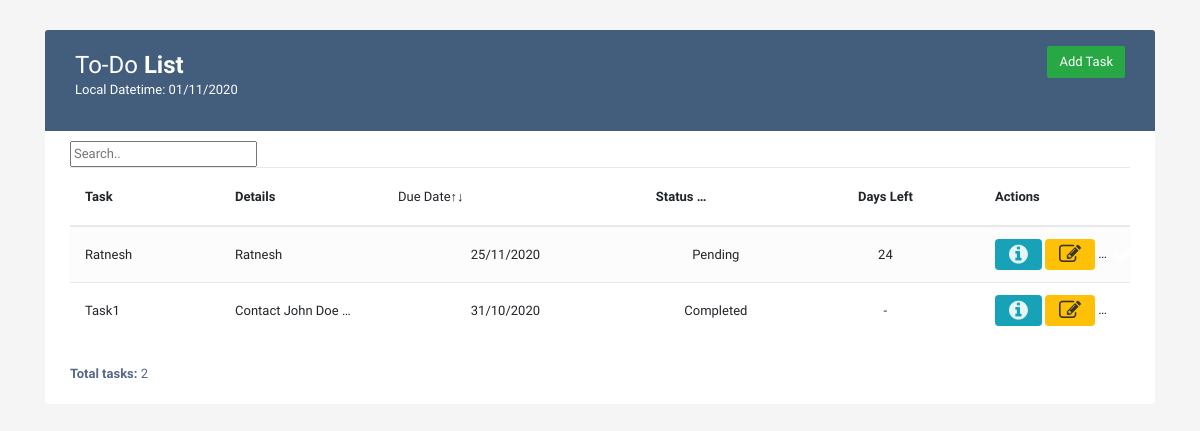
Before: /app with the older database file.
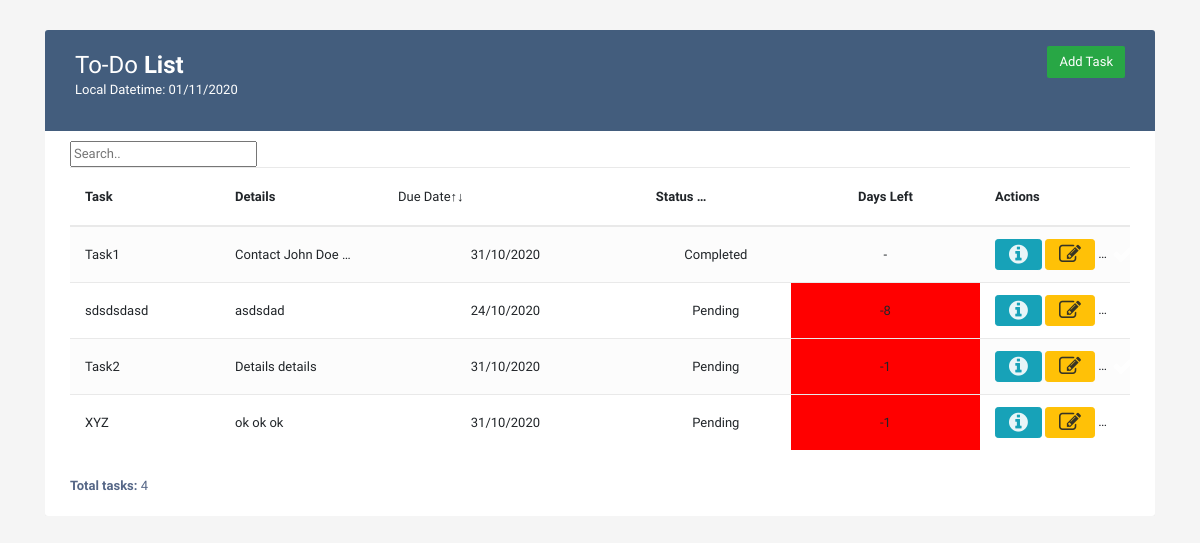
After: the same page with the newer database file.
### tables this page shows
CREATE TABLE "to_do" (
	"name"	TEXT NOT NULL UNIQUE,
	"details"	TEXT,
	"duedate"	TEXT NOT NULL,
	"status"	TEXT
);

### to_do_app.py (the view)
@app.route('/app')
def home_page():
    data = db_functions.get_all_tasks()
    updated_data =[]
    for task in data:
        updated_data.append(get_tasks_with_days_left(task))
    return render_template('to_do.html', data = updated_data)

### db_functions.py (called while the page is built)
def get_all_tasks():
    try:
        conn = sqlite3.connect(DB_PATH)
        c = conn.cursor()
        c.execute('select * from to_do')
        rows = c.fetchall()
        return rows
    except Exception as e:
        print('Error: ', e)
        return None

### to_do_app.py (called while the page is built)
def get_tasks_with_days_left(data):
    try:
        data_list = list(data)
        if data_list[3] == "Completed":
            data_list.append("-")
        else:
            current_date = datetime.date.today()
            task_duedate = datetime.datetime(int(data_list[2].split("-")[0]),int(data_list[2].split("-")[1]),int(data_list[2].split("-")[2])).date()
            data_list.append(str((task_duedate-current_date).days))
        data_list.append(data_list[2].split("-")[2]+"/"+data_list[2].split("-")[1]+"/"+data_list[2].split("-")[0])
        data = tuple(data_list)
        return data
    except Exception as e:
	    error = {"Error": "Issue while updating date on task"}
	    response = Response(json.dumps(error), mimetype='application/json')
	    return response

### templates/to_do.html (shortened to what this page needs)
<!DOCTYPE html>
<html lang="en">
<head>
<link rel="stylesheet" href="https://stackpath.bootstrapcdn.com/bootstrap/4.5.0/css/bootstrap.min.css">
<link href="https://maxcdn.bootstrapcdn.com/font-awesome/4.7.0/css/font-awesome.min.css" rel="stylesheet">
<link rel="stylesheet" href="https://maxcdn.bootstrapcdn.com/font-awesome/4.7.0/css/font-awesome.min.css">
</head>
<body>
<div class="container-xl">
	<div class="table-responsive">
		<div class="table-wrapper">
			<div class="table-title">
				<div class="row">
					<div class="col-sm-6">
						<h2>To-Do <b>List</b></h2>
						<p>Local Datetime: <span id="datetime"></span></p>
					</div>
					<div class="col-sm-6">
						<button class="btn btn-success" data-toggle="modal" data-target="#addtaskModal" title="Add Task" style="border:2;">Add Task</button>
					</div>
				</div>
			</div>
			<table id="dtBasicExample" class="table table-striped table-hover" class="sortable">
			    <input id="myInput" type="text" placeholder="Search.."">
				<thead>
					<tr>
						<th class="" style="width:230px">Task</th>
						<th class="" style="width:200px">Details</th>
						<th class=""><form action="/toggleSorting" method="GET"><button class="btn default" style="font-size: 13px;" type="submit">Due Date&#8593;&#8595;</button></form></th>
						<th class=""  style="width:180px">Status
						<select id="task_status" oninput="filterTable()">
  							<option>All</option>
						</select>
						</th>
						<th class="" style="text-align:center;">Days Left</th>
						<th class="" style="width:240px">Actions</th>
					</tr>
				</thead>
				<tbody>
				{% for row in data %}
					<tr>
					<td class="">{{ row[0] }}</td>
					<td class="">{{ row[1] }}</td>
					<td class=""  style="text-align:center;">{{ row[5] }}</td>
					<td class="" style="text-align:center;">{{ row[3] }}</td>
					{% if row[4]|int > 0 or row[4] == '-' %}
					     <td class="" style="text-align:center;">{{ row[4] }}</td>
					{% else %}
					     <td class="" style="text-align:center; background-color:red">{{ row[4] }}</td>
					{% endif %}
					<td>
					    {% if row[3] == 'Completed' %}
					        <button class="btn btn-info btn-sm" data-toggle="modal" data-target="#infoModal1" title="View Task"><i class="fa fa-info-circle fa-lg"></i></button>
					    {% else %}
					        <button class="btn btn-info btn-sm" data-toggle="modal" data-target="#infoModal" title="View Task"><i class="fa fa-info-circle fa-lg"></i></button>
					    {% endif %}
  						<button class="btn btn-warning btn-sm" data-toggle="modal" data-target="#editModal" title="Edit Task"><i class="fa fa-pencil-square-o fa-lg"></i></button>
					    <button class="btn btn-success btn-sm done-button title="Mark Task Complete"><i class="fa fa-check fa-lg"></i></button>
					</td>
					</tr>
				{% endfor %}
				</tbody>
			</table>
			<div class="clearfix">
				<div class="hint-text"><b>Total tasks: </b>{{ data|length }}</div>
			</div>
</body>
</html>

### templates/to_do.html (style rules this page uses)
body { color: #566787; background: #f5f5f5; font-family: 'Varela Round', sans-serif; font-size: 13px; }
.table-responsive { margin: 30px 0; }
.table-wrapper { background: #fff; padding: 20px 25px; border-radius: 3px; min-width: 1000px; box-shadow: 0 1px 1px rgba(0,0,0,.05); }
.table-title { padding-bottom: 15px; background: #435d7d; color: #fff; padding: 16px 30px; min-width: 100%; margin: -20px -25px 10px; border-radius: 3px 3px 0 0; }
.table-title h2 { margin: 5px 0 0; font-size: 24px; }
.table-title .btn { color: #fff; float: right; font-size: 13px; border: none; min-width: 50px; border-radius: 2px; border: none; outline: none !important; margin-left: 10px; }
table.table tr th, table.table tr td { border-color: #e9e9e9; padding: 12px 15px; vertical-align: middle; white-space: nowrap; overflow:hidden; text-overflow:ellipsis; max-width:150px }
table.table tr th:first-child { width: 60px; }
table.table tr th:last-child { width: 100px; }
table.table-striped tbody tr:nth-of-type(odd) { background-color: #fcfcfc; }
table.table td:last-child i { opacity: 0.9; font-size: 22px; margin: 0 5px; }
table.table td i { font-size: 19px; }
.hint-text { float: left; margin-top: 10px; font-size: 13px; }

Changed rows visible on the page:
removed to_do: name "Ratnesh", details "Ratnesh", duedate "25/11/2020", status "Pending", row "24"
added to_do: name "sdsdsdasd", details "asdsdad", duedate "24/10/2020", status "Pending", row "-8"
added to_do: name "Task2", details "Details details", duedate "31/10/2020", status "Pending", row "-1"
added to_do: name "XYZ", details "ok ok ok", duedate "31/10/2020", status "Pending", row "-1"
Other visible differences:
{{ data|length }}: "2" → "4"
